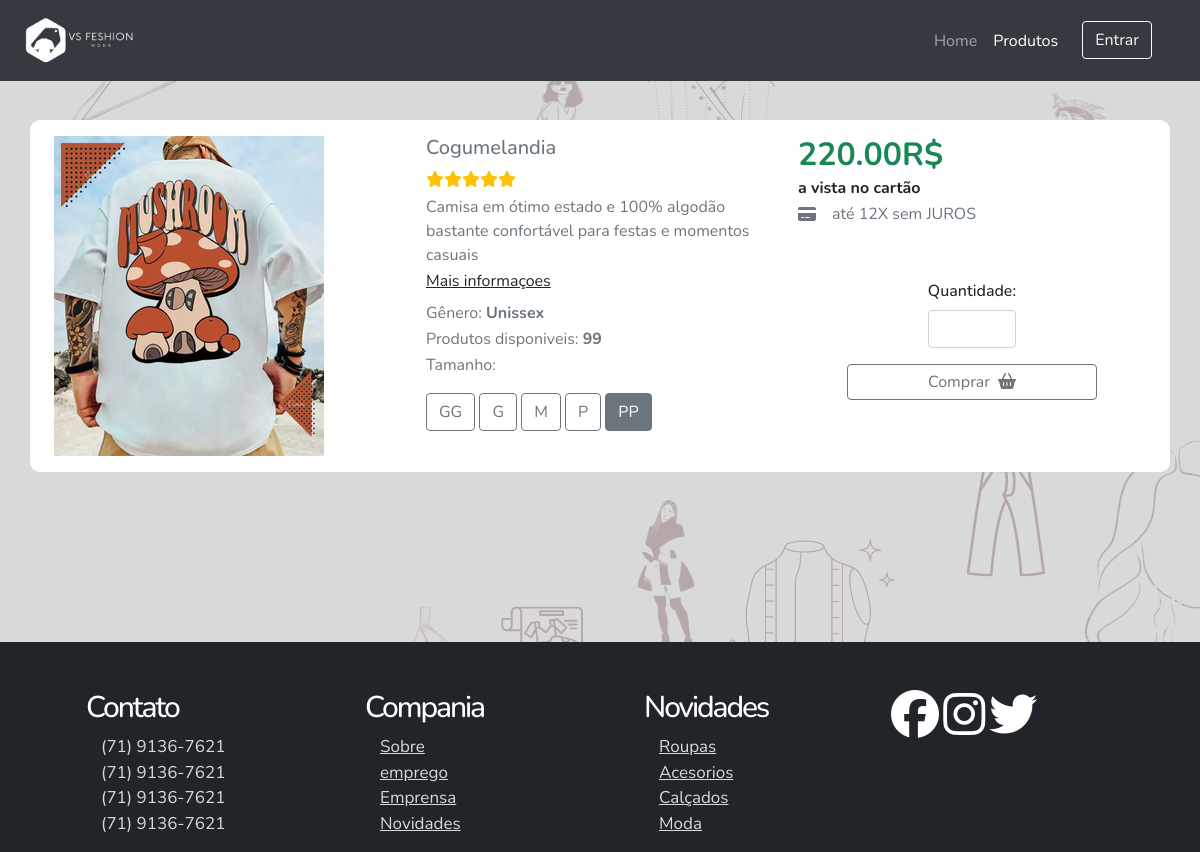
Screenshot of /tela_produto.php?id_produto=2 with the database file from the repository.
### tables this page shows
CREATE TABLE `produto` (
  `id` int(11) NOT NULL,
  `titulo` varchar(100) NOT NULL,
  `descricao` text NOT NULL,
  `genero` varchar(30) NOT NULL,
  `tamanho` varchar(20) NOT NULL,
  `preco` decimal(10,2) NOT NULL,
  `quantidade` int(7) NOT NULL,
  `estilo_roupa` varchar(40) NOT NULL,
  `name_imagem` varchar(200) DEFAULT NULL,
  `type_imagem` varchar(30) DEFAULT NULL,
  `tmp_imagem` blob DEFAULT NULL,
  `usuario_id` int(11) DEFAULT NULL,
  `administrador_id` int(11) DEFAULT NULL
);

### tela_produto.php (the view, shortened to what this page needs)
<?php
    include_once "php/conexao.php";
    $id = $_GET['id_produto'];
    $stmt = $pdo->prepare("SELECT * FROM produto WHERE id = :id");
    $stmt->bindParam(':id', $id);
    $stmt->execute();
    $resultados = $stmt->fetchAll(PDO::FETCH_ASSOC);
    foreach ($resultados as $row) {
        $titulo = $row['titulo'];
        $descricao = $row['descricao'];
        $valor = $row['preco'];
        $genero = $row['genero'];
        $tamanho1 = $row['tamanho'];
        $estilo_roupa = $row['estilo_roupa'];
        $imagem = $row['name_imagem'];
        $quantidade = $row['quantidade'];
        $id_produto = $row['id'];
    }
    $tamanho = explode(",",$tamanho1);
    $pasta =  ucfirst($estilo_roupa);
?>
<!DOCTYPE html>
<html lang="en">
<head>
    <link rel="stylesheet" href="css/bootstrap.min.css">
    <link href="https://cdn.jsdelivr.net/npm/bootstrap@5.0.2/dist/css/bootstrap.min.css" rel="stylesheet">
    <link rel="stylesheet" href="css/estilo_tela_produto.css">
</head>
<body>
    <header>
        <nav class="navbar navbar-expand-md navbar-dark bg-personalit fixed-top">
            <div class="container-fluid">
                <a href="index.php" class="navbar-brand"><img src="imagens/Vitinho.png" alt="" width="110"></a>
                <div class="collapse navbar-collapse" id="nav-principal">
                    <div class="ms-auto"  >
                        <ul class="navbar-nav me-2 bordabotom">
                            <li class="nav-item">
                                <a class="nav-link" href="index.php" aria-current="page">Home</a>
                            </li>
                            <li class="nav-item">
                                <a class="nav-link active me-3" href="produtos.php">Produtos</a>
                            </li>
                            <?php
                                if(!isset($_SESSION["loggedin"]) || $_SESSION["loggedin"] !== true){?>
                                    <li class="nav-item me-3" >
                                        <a id="nav-botão" class="btn btn-outline-light navbotao transicao_color" href="logar.php">Entrar</a>
                                    </li>
                            <?php } ?>
                        </ul>
                    </div>
            </div>
        </nav>
    </header>
    <form action="php/compra_cod.php?idProduto=<?php echo $id_produto; ?>" method="post">
        <section class=" mt-10 " style="margin-bottom: 170px;">
            <div class="bg-style container">
                <div class="row">
                    <div class="col-md-4 mt-3 mb-3">
                        <img src="imagens/<?php echo $pasta; ?>/<?php echo $imagem; ?>" class="img-fluid" alt="">
                    </div>
                    <div class="col-md-4 mt-3 mb-3">
                        <h5 class="font-weight-bold text-muted"><?php echo $titulo; ?></h5>
                        <i class="fa-solid fa-star text-warning"></i><i class="fa-solid fa-star text-warning"></i><i class="fa-solid fa-star text-warning"></i><i class="fa-solid fa-star text-warning"></i><i class="fa-solid fa-star text-warning mb-2"></i>
                        <p class="text-secondary mb-no"><?php echo $descricao; ?></p>
                        <a href="#" class="text-dark">Mais informaçoes</a>
                        <p class="text-secondary mt-2 mb-no">Gênero: <span class="fw-bold"><?php echo $genero; ?></span></p>
                        <p class="text-secondary  mb-no">Produtos disponiveis: <span class="fw-bold"><?php echo $quantidade; ?></span></p>
                        <p class="text-secondary ">Tamanho: </p>
                        <?php foreach($tamanho as $roww){$row = strtoupper($roww)?>
                            <label class="btn btn-outline-secondary" for="<?php echo $row; ?>"><?php echo $row; ?></label>
                        <?php } ?>
                    </div>
                    <div class="col-md-4 mt-3 mb-3">
                        <h2 class=" fw-bold mb-no  text-success"><?php echo $valor; ?>R$</h2>
                        <p class="fw-bold mb-no">a vista no cartão</p>
                        <div class="d-flex altura_quantidade">
                            <i class="fa-solid fa-credit-card text-secondary mt-1" style="width: 18px; height: 18px;"></i><p class="text-secondary ms-3" style="line-break: 15px;">até 12X sem JUROS</p>
                        </div>
                        <h6 class="text-center">Quantidade:</h6>
                        <div class="" style="margin: 0 130px;">
                            <input class="form-control " type="number" id="quantidade" name="quantidade" min="1" max="100">
                        </div>
                        <div class="d-flex justify-content-center mt-3">
                            <button type="button" class="btn btn-outline-secondary" id="onClick" style="padding: 5px 80px;" data-bs-toggle="modal" data-bs-target="#exampleModal">
                                Comprar<i class="fa-sharp fa-solid fa-basket-shopping ms-2"></i>
                            </button>
                        </div>
                    </div>
                </div>
            </div>
        </section>
    </form>
    <footer class="bg-dark pt-5">
        <div class="container">
            <div class="row">
                <div id="contato" class="col-xl-3 col-lg-3 col-md-3 col-sm-6 col-xs-4 posicao">
                    <ul>
                        <h4 class="tamanho-h4-lg tamanho-h4-xl ">Contato</h4>
                        <li><p class="tamanho-font-lg tamanho-font-xl">(71) 9136-7621</p></li>
                        <li><p class="tamanho-font-lg tamanho-font-xl">(71) 9136-7621</p></li>
                        <li><p class="tamanho-font-lg tamanho-font-xl">(71) 9136-7621</p></li>
                        <li><p class="tamanho-font-lg tamanho-font-xl">(71) 9136-7621</p></li>
                    </ul>
                </div>
                <div class="col-xl-3 col-lg-3 d-none col-md-3 d-md-block">
                    <ul class="">
                        <h4 class="tamanho-h4-lg tamanho-h4-xl">Compania</h4>
                        <li><a class="tamanho-font-lg tamanho-font-xl" href="">Sobre</a></li>
                        <li><a class="tamanho-font-lg tamanho-font-xl" href="">emprego</a></li>
                        <li><a class="tamanho-font-lg tamanho-font-xl" href="">Emprensa</a></li>
                        <li><a class="tamanho-font-lg tamanho-font-xl" href="">Novidades</a></li>
                    </ul>
                </div>
                <div class="col-xl-3 col-lg-3 d-none col-md-3 d-md-block">
                    <ul>
                        <h4 class="tamanho-h4-lg tamanho-h4-xl">Novidades</h4>
                        <li><a class="tamanho-font-lg tamanho-font-xl" href="">Roupas</a></li>
                        <li><a class="tamanho-font-lg tamanho-font-xl" href="">Acesorios</a></li>
                        <li><a class="tamanho-font-lg tamanho-font-xl" href="">Calçados</a></li>
                        <li><a class="tamanho-font-lg tamanho-font-xl" href="">Moda</a></li>
                    </ul>
                </div>
                <div class="col-xl-3 col-lg-3 col-md-3 col-sm-6 col-xs-8">
                    <div class="float-sm-right posicao mt-xs">
                        <a href=""><i class="fa-brands fa-facebook icon-xl icon-lg text-white"></i></a>
                        <a href=""><i class="fa-brands fa-instagram icon-xl icon-lg ml-4 text-white"></i></a>
                        <a href=""><i class="fa-brands fa-twitter icon-xl icon-lg ml-4 text-white"></i></a>
                    </div>
                </div>
            </div>
        </div>
</body>
</html>

### css/estilo_tela_produto.css (style rules this page uses)
* { margin: 0; padding: 0; font-family: 'Nunito', sans-serif; }
html,body { height: 100%; overflow-x: hidden; }
body { background: #D9D9D9 url(../imagens/fundo2.png); background-attachment:fixed; }
@media (min-width: 575px) { .icon-lg { font-size: 3em; } }
@media (min-width: 768px) { .tamanho-font-lg { font-size: 14px; } }
@media (min-width: 768px) { .tamanho-h4-lg { font-size: 20px; } }
@media (min-width: 768px) { .icon-lg { font-size: 2em; } }
@media (min-width: 992px) { .tamanho-font-xl { font-size: 16px; } }
@media (min-width: 992px) { .tamanho-h4-xl { font-size: 25px; } }
@media (min-width: 992px) { .icon-xl { font-size: 2.5em; } }
@media (min-width: 1200px) { .tamanho-font-xl { font-size: 17px; } }
@media (min-width: 1200px) { .tamanho-h4-xl { font-size: 30px; } }
@media (min-width: 1200px) { .icon-xl { font-size: 3em; } }
footer li { list-style: none; }
footer p { color: #D9D9D9; margin: 0; margin-left: 15px; }
footer h4 { color: white; letter-spacing: -0.07em; margin-bottom: 8px; }
footer li a { color: #D9D9D9; padding: 4px 0; margin-left: 15px; }
.bg-style { background: white; border-radius: 10px; }
.mt-10 { margin-top: 120px; }
.mb-no { margin-bottom: 2px; }
.transicao_color { transition: background-color .4s; }
.bg-personalit { background: #343a40; }
.altura_quantidade { margin-bottom: 40px; }

### rows the page displays
produto: name_imagem (picture), titulo "Cogumelandia", descricao "Camisa em ótimo estado e 100% algodão bastante confortável para festas e momentos casuais", genero "Unissex", quantidade "99", tamanho "GG", tamanho "G", tamanho "M", tamanho "P", tamanho "PP", preco "220.00"
